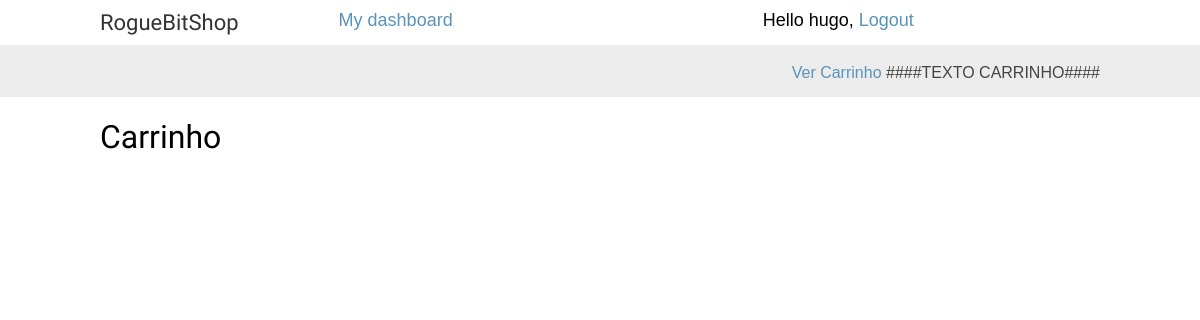
Before: /carrinho/ (signed in) with the older database file.
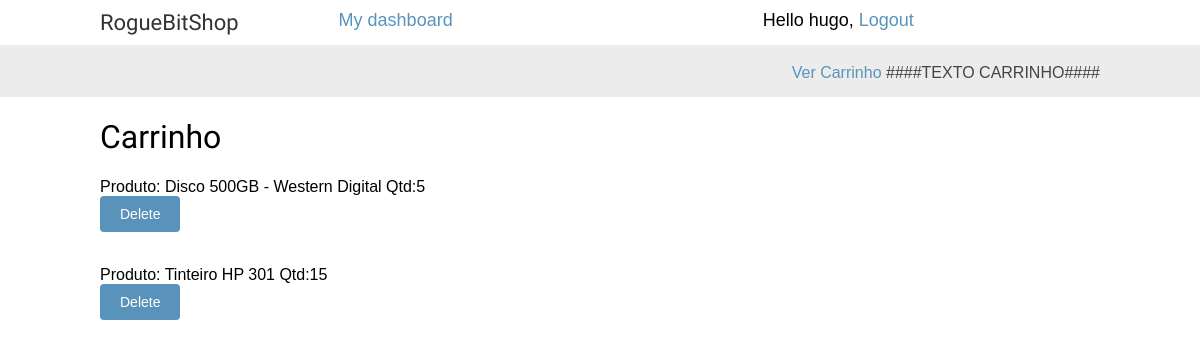
After: the same page with the newer database file.
### shop/models.py (models this page shows, shortened)
class Item(models.Model):
    item = models.ForeignKey(Produto, on_delete=models.CASCADE, null=True)
    carrinho = models.ForeignKey(Carrinho, on_delete=models.CASCADE, null=True)
    quantidade = models.PositiveIntegerField()
    class Meta:
        unique_together = ('item', 'carrinho')
    def __str__(self):
        return str(self.item.nome)

class Produto(models.Model):
    subcategoria = models.ForeignKey(SubCategoria, on_delete=models.CASCADE)
    nome = models.CharField(max_length=200, db_index=True)
    slug = models.SlugField(max_length=200, db_index=True)
    imagem = models.ImageField(upload_to='products/%Y/%m/%d', blank=True)
    descricao = models.TextField(max_length=300, blank=True)
    preco = models.DecimalField(max_digits=10, decimal_places=2)
    stock = models.PositiveIntegerField()
    disponivel = models.BooleanField(default=True)
    criado = models.DateTimeField(auto_now_add=True)
    atualizado = models.DateTimeField(auto_now=True)
    class Meta:
        ordering = ('nome',)
        index_together = (('id', 'slug'),)

### shop/views.py (the view)
# urls.py: url(r'^carrinho/$', views.mostrar_carrinho, name="mostrar_carrinho"),
def mostrar_carrinho(request):
        utilizador = request.user
        carrinho = Carrinho.objects.filter(utilizador=utilizador).first()
        itens = Item.objects.filter(carrinho = carrinho)
        return render(request, 'shop/cart.html', {'itens': itens})

### shop/templates/shop/cart.html (shortened to what this page needs)
{% extends "shop/base.html" %}
{% load static %}
{% block content %}
    <div>
        <h1>Carrinho</h1>
        {% for item in itens %}
            Produto: {{ item }} Qtd:{{ item.quantidade }}
            <form action="{% url 'shop:cart_item_delete' item.pk %}" method="post">
                <input type="submit" value="Delete" />
            </form>
            <br/>
        {% endfor %}
    </div>
{% endblock %}

Changed rows visible on the page:
added Item: item.nome "Disco 500GB - Western Digital", quantidade "5"
added Item: item.nome "Tinteiro HP 301", quantidade "15"
